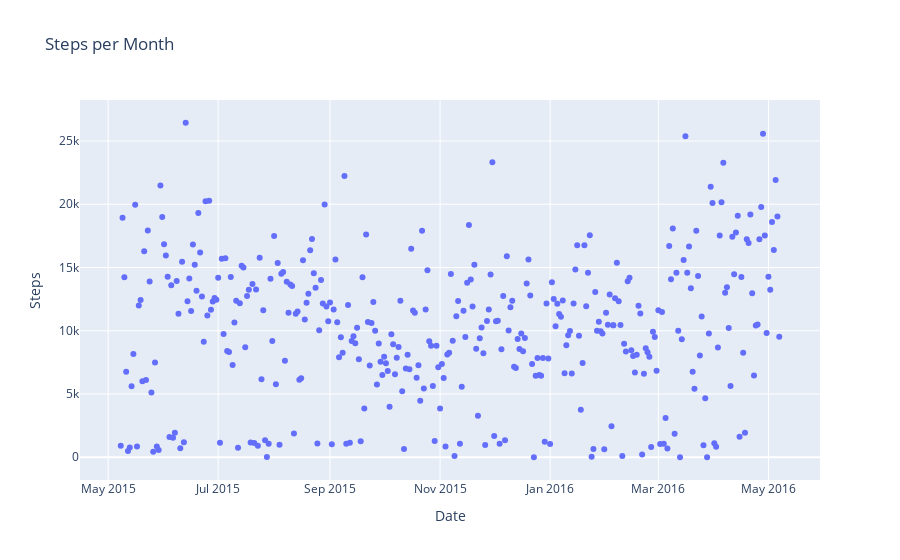

Notebook source saved alongside this figure:
### Code cell
title = f'Steps per Month'
px.scatter(data_frame=fitbit, x='Date', y='Steps', title=title)

### Figure 1 — Plotly figure (JSON) as saved in the notebook; plotly's stock layout.template omitted (floating-point values rounded to 4 significant figures; data arrays with more than 128 entries replaced by an {"elided": "..."} marker saying what was removed)
{"data": [{"hovertemplate": "Date=%{x}<br>Steps=%{y}<extra></extra>", "legendgroup": "", "marker": {"color": "#636efa", "symbol": "circle"}, "mode": "markers", "name": "", "orientation": "v", "showlegend": false, "type": "scatter", "x": {"elided": "367 str values"}, "xaxis": "x", "y": {"elided": "367 int values"}, "yaxis": "y"}], "layout": {"legend": {"tracegroupgap": 0}, "title": {"text": "Steps per Month"}, "xaxis": {"anchor": "y", "domain": [0, 1], "title": {"text": "Date"}}, "yaxis": {"anchor": "x", "domain": [0, 1], "title": {"text": "Steps"}}}}
